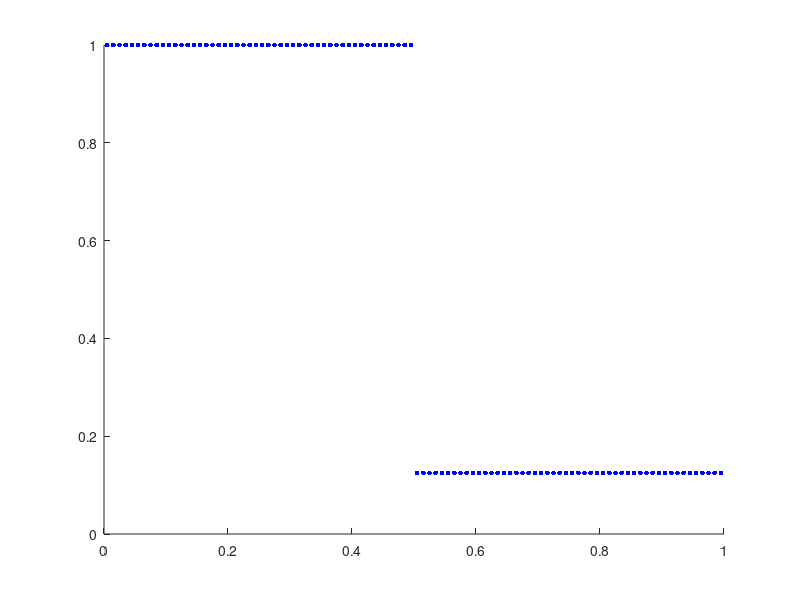

The MATLAB script that drew this image: (Note: this script raises an error after producing the figure.)
%% Sod Shock Tube
clc
clear

%%
N = 100;
gamma = 1.4;

u = zeros(N,3);

rho_L = 1.0;
P_L   = 1.0;

rho_R = 0.125;
P_R   = 0.1;

%Setting Initial Conditions
u(:,2) = 0;


u(1:round(N./2),1) = rho_L;
u(1:round(N./2),2) = 0.75;
u(1:round(N./2),3) = (P_L)./(gamma - 1) + (1/2)*rho_L.*abs(u(1:round(N./2),2)).^2;
u(round(N./2)+1:end,1) = rho_R;
u(round(N./2)+1:end,3) = (P_R)./(gamma - 1) + (1/2)*rho_R.*abs(u(round(N./2)+1:end,2)).^2;


%Defining coordinates
u_coord = (0+(1/N/2):1/N:1-(1/N/2))';

E2N = [(1:N-1)',(2:N)'];

% E2N(1,1) = 0;
% E2N = [E2N;[100,0]];


CFL = 1; %CFL number of 1
d_x = 1./N;

T = 100;

%% Forward Euler Stepping
figure()
hold on


t = 0;
c1 = scatter(u_coord,u(:,1),12,'filled','MarkerFaceColor','b');
count = 0;

while t < T
    count = count + 1;
    dt = 1E-3;
    %RK2
    [Residual_1] = calculateResidual(u,N,E2N,@roe_1D_EntropyFix);
    if mod(count,100) == 0
        fprintf("Residual = "+ sum(abs(Residual_1),'all')+", t = "+t+"\n");
    end
    u_1 = u - dt.*Residual_1./d_x;
    [Residual_2] = calculateResidual(u_1,N,E2N,@roe_1D_EntropyFix);
    u = u - dt.*(Residual_1 + Residual_2);
    delete(c1);
    c1 = scatter(u_coord,u(:,1),12,'filled','MarkerFaceColor','b');
    drawnow
    %Advance in Time
    t = t + dt;

end

xlabel('x')
ylabel('rho')

%% Functions Declared

%Calculate residual for 1 timestep
function [Residual] = calculateResidual(u,N,E2N,flux)
    Residual = zeros(N,size(u,2)); 
    for i = 1:size(E2N,1)
        L_indx = E2N(i,1);
        R_indx = E2N(i,2);
        uL = u(L_indx,:);
        uR = u(R_indx,:);
%         uL_temp = [uL(1),uL(2),0,uL(3)];
%         uR_temp = [uR(1),uR(2),0,uR(3)];
        uL_temp = uL;
        uR_temp = uR;
        [F] = flux(uL_temp,uR_temp);
%         F(3) = [];
        if L_indx ~= 1
            Residual(L_indx,:) = Residual(L_indx,:) + F;
        end
        if R_indx ~= max(max(E2N))
            Residual(R_indx,:) = Residual(R_indx,:) - F;
        end
    end
end